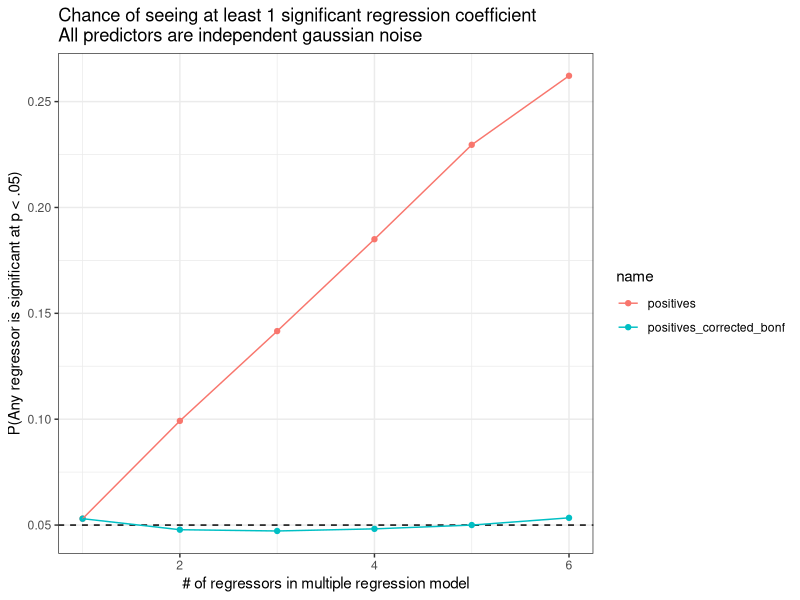

Source code (R):
library(tidyverse)


# number of data points in the model
n = 200

# number of simulation iterations
iter = 5000

# max number of OLS regressors
max_regressors = 6

# set up output df to track false positives
false_positives = data.frame(regressors = 1:max_regressors)
false_positives$positives = NA
false_positives$positives_corrected_bonf = NA


for (n_regressors in 1:max_regressors){
  # initialize empty outcomes vector for each number of regressors
  outcomes = c()
  
  # See how many times out of n_
  for (i in 1:iter){
    # a matrix full of gaussian noise. 
    m = matrix(rnorm(n*(n_regressors + 1)), ncol = n_regressors + 1)
    df = data.frame(m)
    
    # regress first column on all others
    model = lm(data = df, X1 ~ .)
    model_summary = summary(model)
    
    # get p values
    p_values = model_summary$coefficients[-1, 4]
    
    # minimum p_value
    min_pval = min(p_values)
    outcomes = c(outcomes, min_pval)
  }
  # uncorrected vs. bonferroni corrected signifiance for the min pval
  false_positives$positives[n_regressors] = sum(outcomes < .05)
  false_positives$positives_corrected_bonf[n_regressors] = sum(outcomes < (.05/n_regressors))
}

# gather false positive rates to long
false_positives_long = false_positives %>%
  pivot_longer(contains('positive')) %>%
  dplyr::mutate(positive_rate = value/iter)

# plot error rate as a functions of regressors
ggplot(false_positives_long, aes(x = regressors, y = positive_rate, color = name)) +
  geom_hline(yintercept = .05, lty = 2, color = 'black') +
  geom_point() + 
  geom_line() +
  labs(x = '# of regressors in multiple regression model', y = 'P(Any regressor is significant at p < .05)',
       title = 'Chance of seeing at least 1 significant regression coefficient\nAll predictors are independent gaussian noise') +
  theme_bw() 

